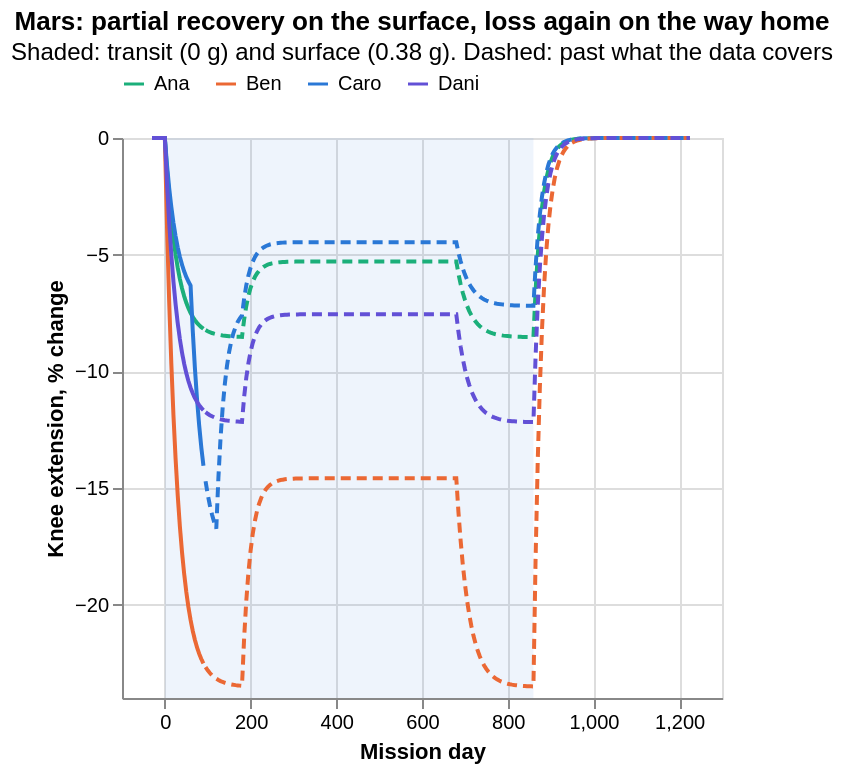

Source (notebook cell):
### Markdown cell above
## 7. A Mars mission

The same crew on the Mars preset: 180 days of transit, 500 days on the surface at 0.38 g, 180 days back. The data has nothing on partial gravity or on missions this long, so every reading from the surface on is flagged `extrapolated`. Partial gravity here scales the unloading by 1 - g, an assumption you can replace.

### Code cell
mars = gs.Mission("mars")
for c in mission.crew:
    mars.add_crew(c.id, sex=c.sex, adherence=c.adherence_plan, responder=c.responder, seed=c.seed)
mdays = np.arange(-30, 1226, 5.0)
mt = pd.DataFrame([{"crew": c.id, "day": d, "change": c.change("knee_extension_60", d),
                    "extrapolated": c.extrapolated("knee_extension_60", d)} for c in mars.crew for d in mdays])
phases = pd.DataFrame([{"phase": p.name, "start": p.start, "end": p.end} for p in mars.phases if p.gravity_g < 1])
rect = alt.Chart(phases).mark_rect(opacity=0.08, color=BLUE).encode(x="start:Q", x2="end:Q", tooltip=["phase"])
line = alt.Chart(mt).mark_line(strokeWidth=2).encode(
    x=alt.X("day:Q", title="Mission day"), y=alt.Y("change:Q", title="Knee extension, % change"),
    color=alt.Color("crew:N", scale=CREW, title=None, legend=alt.Legend(orient="top")),
    strokeDash=alt.StrokeDash("extrapolated:N", legend=None, scale=alt.Scale(domain=[False, True], range=[[1, 0], [5, 3]])),
    tooltip=["crew", "day", alt.Tooltip("change:Q", format="+.1f"), "extrapolated"])
(rect + line).properties(width="container", height=280,
    title=alt.Title("Mars: partial recovery on the surface, loss again on the way home",
                    subtitle="Shaded: transit (0 g) and surface (0.38 g). Dashed: past what the data covers"))

### Figure 1 — Vega-Lite specification as saved in the notebook (floating-point values rounded to 4 significant figures; data arrays with more than 128 entries replaced by an {"elided": "..."} marker saying what was removed)
{"$schema": "https://vega.github.io/schema/vega-lite/v5.20.1.json", "config": {"view": {"continuousHeight": 300, "continuousWidth": 300}}, "datasets": {"data-3a4e58e6afbbe0286918025bc5085dae": {"elided": "1008 records"}, "data-e6b3a1fd067dfffaf9907d576140440f": [{"end": 180, "phase": "transit", "start": 0}, {"end": 680, "phase": "mars_surface", "start": 180}, {"end": 860, "phase": "transit_return", "start": 680}]}, "height": 280, "layer": [{"data": {"name": "data-e6b3a1fd067dfffaf9907d576140440f"}, "encoding": {"tooltip": [{"field": "phase", "type": "nominal"}], "x": {"field": "start", "type": "quantitative"}, "x2": {"field": "end"}}, "mark": {"color": "#2a78d6", "opacity": 0.08, "type": "rect"}}, {"data": {"name": "data-3a4e58e6afbbe0286918025bc5085dae"}, "encoding": {"color": {"field": "crew", "legend": {"orient": "top"}, "scale": {"domain": ["Ana", "Ben", "Caro", "Dani"], "range": ["#1baf7a", "#eb6834", "#2a78d6", "#6250d6"]}, "title": null, "type": "nominal"}, "strokeDash": {"field": "extrapolated", "legend": null, "scale": {"domain": [false, true], "range": [[1, 0], [5, 3]]}, "type": "nominal"}, "tooltip": [{"field": "crew", "type": "nominal"}, {"field": "day", "type": "quantitative"}, {"field": "change", "format": "+.1f", "type": "quantitative"}, {"field": "extrapolated", "type": "nominal"}], "x": {"field": "day", "title": "Mission day", "type": "quantitative"}, "y": {"field": "change", "title": "Knee extension, % change", "type": "quantitative"}}, "mark": {"strokeWidth": 2, "type": "line"}}], "title": {"subtitle": "Shaded: transit (0 g) and surface (0.38 g). Dashed: past what the data covers", "text": "Mars: partial recovery on the surface, loss again on the way home"}, "width": "container"}
